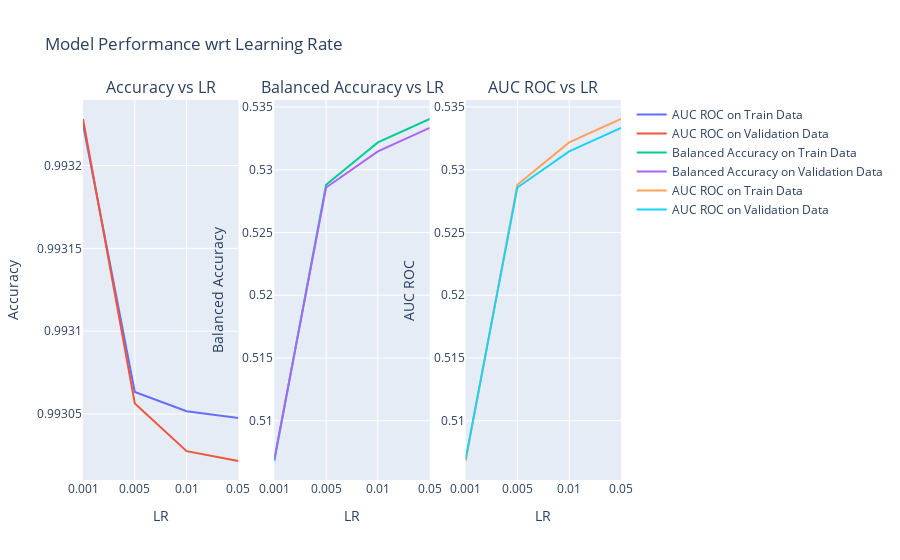

The cell this chart's notebook holds for it:
### Code cell
fig = make_subplots(rows=1, cols=3, subplot_titles=("Accuracy vs LR", "Balanced Accuracy vs LR", "AUC ROC vs LR"))
# accuracy
fig.add_trace(go.Scatter(x=lr, y=gs.cv_results_['mean_train_Accuracy'], mode='lines', name='AUC ROC on Train Data'), row=1, col=1)
fig.add_trace(go.Scatter(x=lr, y=gs.cv_results_['mean_test_Accuracy'], mode='lines', name='AUC ROC on Validation Data'), row=1, col=1)
# f1 score
fig.add_trace(go.Scatter(x=lr, y=gs.cv_results_['mean_train_BalancedAccuracy'], mode='lines', name='Balanced Accuracy on Train Data'), row=1, col=2)
fig.add_trace(go.Scatter(x=lr, y=gs.cv_results_['mean_test_BalancedAccuracy'], mode='lines', name='Balanced Accuracy on Validation Data'),row=1, col=2)
# auc roc
fig.add_trace(go.Scatter(x=lr, y=gs.cv_results_['mean_train_AUC'], mode='lines', name='AUC ROC on Train Data'), row=1, col=3)
fig.add_trace(go.Scatter(x=lr, y=gs.cv_results_['mean_test_AUC'], mode='lines', name='AUC ROC on Validation Data'),row=1, col=3)
# Update xaxis properties
fig.update_xaxes(title_text="LR", row=1, col=1, type='category')
fig.update_xaxes(title_text="LR", row=1, col=2, type='category')
fig.update_xaxes(title_text="LR", row=1, col=3, type='category')
# Update yaxis properties
fig.update_yaxes(title_text="Accuracy", row=1, col=1)
fig.update_yaxes(title_text="Balanced Accuracy", row=1, col=2)
fig.update_yaxes(title_text="AUC ROC",  row=1, col=3)
# update layout
fig.update_layout(title='Model Performance wrt Learning Rate')
fig.show()

### Figure 1 — Plotly figure (JSON) as saved in the notebook; plotly's stock layout.template omitted (floating-point values rounded to 4 significant figures)
{"data": [{"mode": "lines", "name": "AUC ROC on Train Data", "type": "scatter", "x": [0.001, 0.005, 0.01, 0.05, 0.1, 1], "xaxis": "x", "y": [0.9932, 0.9931, 0.9931, 0.993], "yaxis": "y"}, {"mode": "lines", "name": "AUC ROC on Validation Data", "type": "scatter", "x": [0.001, 0.005, 0.01, 0.05, 0.1, 1], "xaxis": "x", "y": [0.9932, 0.9931, 0.993, 0.993], "yaxis": "y"}, {"mode": "lines", "name": "Balanced Accuracy on Train Data", "type": "scatter", "x": [0.001, 0.005, 0.01, 0.05, 0.1, 1], "xaxis": "x2", "y": [0.5068, 0.5288, 0.5322, 0.534], "yaxis": "y2"}, {"mode": "lines", "name": "Balanced Accuracy on Validation Data", "type": "scatter", "x": [0.001, 0.005, 0.01, 0.05, 0.1, 1], "xaxis": "x2", "y": [0.5069, 0.5286, 0.5315, 0.5333], "yaxis": "y2"}, {"mode": "lines", "name": "AUC ROC on Train Data", "type": "scatter", "x": [0.001, 0.005, 0.01, 0.05, 0.1, 1], "xaxis": "x3", "y": [0.5068, 0.5288, 0.5322, 0.534], "yaxis": "y3"}, {"mode": "lines", "name": "AUC ROC on Validation Data", "type": "scatter", "x": [0.001, 0.005, 0.01, 0.05, 0.1, 1], "xaxis": "x3", "y": [0.5069, 0.5286, 0.5315, 0.5333], "yaxis": "y3"}], "layout": {"annotations": [{"font": {"size": 16}, "showarrow": false, "text": "Accuracy vs LR", "x": 0.1444, "xanchor": "center", "xref": "paper", "y": 1, "yanchor": "bottom", "yref": "paper"}, {"font": {"size": 16}, "showarrow": false, "text": "Balanced Accuracy vs LR", "x": 0.5, "xanchor": "center", "xref": "paper", "y": 1, "yanchor": "bottom", "yref": "paper"}, {"font": {"size": 16}, "showarrow": false, "text": "AUC ROC vs LR", "x": 0.8556, "xanchor": "center", "xref": "paper", "y": 1, "yanchor": "bottom", "yref": "paper"}], "autosize": true, "title": {"text": "Model Performance wrt Learning Rate"}, "xaxis": {"anchor": "y", "autorange": true, "domain": [0, 0.2889], "range": [0, 3], "title": {"text": "LR"}, "type": "category"}, "xaxis2": {"anchor": "y2", "autorange": true, "domain": [0.3556, 0.6444], "range": [0, 3], "title": {"text": "LR"}, "type": "category"}, "xaxis3": {"anchor": "y3", "autorange": true, "domain": [0.7111, 1], "range": [0, 3], "title": {"text": "LR"}, "type": "category"}, "yaxis": {"anchor": "x", "autorange": true, "domain": [0, 1], "range": [0.993, 0.9932], "title": {"text": "Accuracy"}, "type": "linear"}, "yaxis2": {"anchor": "x2", "autorange": true, "domain": [0, 1], "range": [0.5053, 0.5356], "title": {"text": "Balanced Accuracy"}, "type": "linear"}, "yaxis3": {"anchor": "x3", "autorange": true, "domain": [0, 1], "range": [0.5053, 0.5356], "title": {"text": "AUC ROC"}, "type": "linear"}}}
